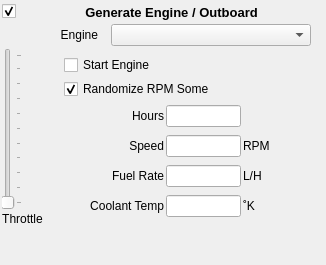
<?xml version="1.0" encoding="UTF-8"?>
<!-- Copyright (C) 2024-2026 RF StateSide LLC; SPDX-License-Identifier: AGPL-3.0-or-later -->
<ui version="4.0">
 <class>GeneratorEngine</class>
 <widget class="QWidget" name="GeneratorEngine">
  <property name="geometry">
   <rect>
    <x>0</x>
    <y>0</y>
    <width>326</width>
    <height>265</height>
   </rect>
  </property>
  <property name="focusPolicy">
   <enum>Qt::FocusPolicy::StrongFocus</enum>
  </property>
  <property name="windowTitle">
   <string>Form</string>
  </property>
  <layout class="QVBoxLayout" name="verticalLayout_3">
   <property name="spacing">
    <number>2</number>
   </property>
   <property name="leftMargin">
    <number>2</number>
   </property>
   <property name="topMargin">
    <number>2</number>
   </property>
   <property name="rightMargin">
    <number>2</number>
   </property>
   <property name="bottomMargin">
    <number>2</number>
   </property>
   <item>
    <layout class="QHBoxLayout" name="horizontalLayout_4">
     <item>
      <widget class="QCheckBox" name="checkBoxEnabled">
       <property name="text">
        <string/>
       </property>
       <property name="checked">
        <bool>true</bool>
       </property>
      </widget>
     </item>
     <item>
      <spacer name="horizontalSpacer_8">
       <property name="orientation">
        <enum>Qt::Orientation::Horizontal</enum>
       </property>
       <property name="sizeHint" stdset="0">
        <size>
         <width>40</width>
         <height>20</height>
        </size>
       </property>
      </spacer>
     </item>
     <item>
      <widget class="QLabel" name="labelTitle">
       <property name="font">
        <font>
         <pointsize>10</pointsize>
         <bold>true</bold>
        </font>
       </property>
       <property name="text">
        <string>Generate Engine / Outboard</string>
       </property>
       <property name="alignment">
        <set>Qt::AlignmentFlag::AlignCenter</set>
       </property>
      </widget>
     </item>
     <item>
      <spacer name="horizontalSpacer_7">
       <property name="orientation">
        <enum>Qt::Orientation::Horizontal</enum>
       </property>
       <property name="sizeHint" stdset="0">
        <size>
         <width>40</width>
         <height>20</height>
        </size>
       </property>
      </spacer>
     </item>
    </layout>
   </item>
   <item>
    <layout class="QHBoxLayout" name="horizontalLayout">
     <item>
      <widget class="QLabel" name="labelVesselEngine">
       <property name="minimumSize">
        <size>
         <width>85</width>
         <height>0</height>
        </size>
       </property>
       <property name="maximumSize">
        <size>
         <width>85</width>
         <height>16777215</height>
        </size>
       </property>
       <property name="text">
        <string>Engine</string>
       </property>
       <property name="alignment">
        <set>Qt::AlignmentFlag::AlignRight|Qt::AlignmentFlag::AlignTrailing|Qt::AlignmentFlag::AlignVCenter</set>
       </property>
      </widget>
     </item>
     <item>
      <widget class="QComboBox" name="comboBoxVesselEngine">
       <property name="minimumSize">
        <size>
         <width>200</width>
         <height>0</height>
        </size>
       </property>
       <property name="maximumSize">
        <size>
         <width>200</width>
         <height>16777215</height>
        </size>
       </property>
      </widget>
     </item>
    </layout>
   </item>
   <item>
    <layout class="QHBoxLayout" name="horizontalLayout_7">
     <item>
      <layout class="QVBoxLayout" name="verticalLayout_2">
       <item>
        <widget class="QSlider" name="verticalSliderThrottle">
         <property name="minimumSize">
          <size>
           <width>0</width>
           <height>0</height>
          </size>
         </property>
         <property name="maximumSize">
          <size>
           <width>16777215</width>
           <height>16777215</height>
          </size>
         </property>
         <property name="orientation">
          <enum>Qt::Orientation::Vertical</enum>
         </property>
         <property name="tickPosition">
          <enum>QSlider::TickPosition::TicksBelow</enum>
         </property>
         <property name="tickInterval">
          <number>10</number>
         </property>
        </widget>
       </item>
       <item>
        <widget class="QLabel" name="labelTrottle">
         <property name="text">
          <string>Throttle</string>
         </property>
         <property name="alignment">
          <set>Qt::AlignmentFlag::AlignCenter</set>
         </property>
        </widget>
       </item>
      </layout>
     </item>
     <item>
      <spacer name="horizontalSpacer_5">
       <property name="orientation">
        <enum>Qt::Orientation::Horizontal</enum>
       </property>
       <property name="sizeHint" stdset="0">
        <size>
         <width>40</width>
         <height>20</height>
        </size>
       </property>
      </spacer>
     </item>
     <item>
      <layout class="QVBoxLayout" name="verticalLayout">
       <property name="leftMargin">
        <number>6</number>
       </property>
       <property name="topMargin">
        <number>6</number>
       </property>
       <property name="rightMargin">
        <number>6</number>
       </property>
       <property name="bottomMargin">
        <number>6</number>
       </property>
       <item>
        <widget class="QCheckBox" name="checkBoxStartEngine">
         <property name="enabled">
          <bool>true</bool>
         </property>
         <property name="minimumSize">
          <size>
           <width>0</width>
           <height>22</height>
          </size>
         </property>
         <property name="text">
          <string>Start Engine</string>
         </property>
         <property name="checked">
          <bool>false</bool>
         </property>
        </widget>
       </item>
       <item>
        <widget class="QCheckBox" name="checkBoxEng1Rand">
         <property name="minimumSize">
          <size>
           <width>0</width>
           <height>22</height>
          </size>
         </property>
         <property name="toolTip">
          <string>&lt;html&gt;&lt;head/&gt;&lt;body&gt;&lt;p&gt;Randimize RPM some&lt;/p&gt;&lt;/body&gt;&lt;/html&gt;</string>
         </property>
         <property name="text">
          <string>Randomize RPM Some</string>
         </property>
         <property name="checked">
          <bool>true</bool>
         </property>
        </widget>
       </item>
       <item>
        <layout class="QHBoxLayout" name="horizontalLayout_2">
         <property name="topMargin">
          <number>3</number>
         </property>
         <property name="bottomMargin">
          <number>3</number>
         </property>
         <item>
          <widget class="QLabel" name="labelEngineHours">
           <property name="minimumSize">
            <size>
             <width>100</width>
             <height>22</height>
            </size>
           </property>
           <property name="maximumSize">
            <size>
             <width>100</width>
             <height>16777215</height>
            </size>
           </property>
           <property name="text">
            <string>Hours</string>
           </property>
           <property name="alignment">
            <set>Qt::AlignmentFlag::AlignRight|Qt::AlignmentFlag::AlignTrailing|Qt::AlignmentFlag::AlignVCenter</set>
           </property>
          </widget>
         </item>
         <item>
          <widget class="QLineEdit" name="lineEditEngineHours">
           <property name="minimumSize">
            <size>
             <width>75</width>
             <height>0</height>
            </size>
           </property>
           <property name="maximumSize">
            <size>
             <width>75</width>
             <height>16777215</height>
            </size>
           </property>
           <property name="readOnly">
            <bool>false</bool>
           </property>
          </widget>
         </item>
         <item>
          <spacer name="horizontalSpacer">
           <property name="orientation">
            <enum>Qt::Orientation::Horizontal</enum>
           </property>
           <property name="sizeHint" stdset="0">
            <size>
             <width>40</width>
             <height>20</height>
            </size>
           </property>
          </spacer>
         </item>
        </layout>
       </item>
       <item>
        <layout class="QHBoxLayout" name="horizontalLayout_3">
         <property name="topMargin">
          <number>3</number>
         </property>
         <property name="bottomMargin">
          <number>3</number>
         </property>
         <item>
          <widget class="QLabel" name="labelEngineSpeed">
           <property name="minimumSize">
            <size>
             <width>100</width>
             <height>22</height>
            </size>
           </property>
           <property name="maximumSize">
            <size>
             <width>100</width>
             <height>16777215</height>
            </size>
           </property>
           <property name="text">
            <string>Speed</string>
           </property>
           <property name="alignment">
            <set>Qt::AlignmentFlag::AlignRight|Qt::AlignmentFlag::AlignTrailing|Qt::AlignmentFlag::AlignVCenter</set>
           </property>
          </widget>
         </item>
         <item>
          <widget class="QLineEdit" name="lineEditEngineSpeed">
           <property name="minimumSize">
            <size>
             <width>75</width>
             <height>0</height>
            </size>
           </property>
           <property name="maximumSize">
            <size>
             <width>75</width>
             <height>16777215</height>
            </size>
           </property>
           <property name="readOnly">
            <bool>true</bool>
           </property>
          </widget>
         </item>
         <item>
          <widget class="QLabel" name="labelUnitsEngineSpeed">
           <property name="minimumSize">
            <size>
             <width>50</width>
             <height>22</height>
            </size>
           </property>
           <property name="toolTip">
            <string>&lt;html&gt;&lt;head/&gt;&lt;body&gt;&lt;p&gt;Click to change units&lt;/p&gt;&lt;/body&gt;&lt;/html&gt;</string>
           </property>
           <property name="text">
            <string>RPM</string>
           </property>
          </widget>
         </item>
         <item>
          <spacer name="horizontalSpacer_2">
           <property name="orientation">
            <enum>Qt::Orientation::Horizontal</enum>
           </property>
           <property name="sizeHint" stdset="0">
            <size>
             <width>40</width>
             <height>20</height>
            </size>
           </property>
          </spacer>
         </item>
        </layout>
       </item>
       <item>
        <layout class="QHBoxLayout" name="horizontalLayout_5">
         <property name="topMargin">
          <number>3</number>
         </property>
         <property name="bottomMargin">
          <number>3</number>
         </property>
         <item>
          <widget class="QLabel" name="labelFuelRate">
           <property name="minimumSize">
            <size>
             <width>100</width>
             <height>22</height>
            </size>
           </property>
           <property name="maximumSize">
            <size>
             <width>100</width>
             <height>16777215</height>
            </size>
           </property>
           <property name="text">
            <string>Fuel Rate</string>
           </property>
           <property name="alignment">
            <set>Qt::AlignmentFlag::AlignRight|Qt::AlignmentFlag::AlignTrailing|Qt::AlignmentFlag::AlignVCenter</set>
           </property>
          </widget>
         </item>
         <item>
          <widget class="QLineEdit" name="lineEditFuelRate">
           <property name="minimumSize">
            <size>
             <width>75</width>
             <height>22</height>
            </size>
           </property>
           <property name="maximumSize">
            <size>
             <width>75</width>
             <height>16777215</height>
            </size>
           </property>
           <property name="readOnly">
            <bool>true</bool>
           </property>
          </widget>
         </item>
         <item>
          <widget class="QLabel" name="labelUnitsFuelRate">
           <property name="minimumSize">
            <size>
             <width>50</width>
             <height>22</height>
            </size>
           </property>
           <property name="toolTip">
            <string>&lt;html&gt;&lt;head/&gt;&lt;body&gt;&lt;p&gt;Click to change units&lt;/p&gt;&lt;/body&gt;&lt;/html&gt;</string>
           </property>
           <property name="text">
            <string>L/H</string>
           </property>
          </widget>
         </item>
         <item>
          <spacer name="horizontalSpacer_3">
           <property name="orientation">
            <enum>Qt::Orientation::Horizontal</enum>
           </property>
           <property name="sizeHint" stdset="0">
            <size>
             <width>40</width>
             <height>20</height>
            </size>
           </property>
          </spacer>
         </item>
        </layout>
       </item>
       <item>
        <layout class="QHBoxLayout" name="horizontalLayout_6">
         <property name="topMargin">
          <number>3</number>
         </property>
         <property name="bottomMargin">
          <number>3</number>
         </property>
         <item>
          <widget class="QLabel" name="labelEngineCoolantTemp">
           <property name="minimumSize">
            <size>
             <width>100</width>
             <height>22</height>
            </size>
           </property>
           <property name="maximumSize">
            <size>
             <width>100</width>
             <height>16777215</height>
            </size>
           </property>
           <property name="text">
            <string>Coolant Temp</string>
           </property>
           <property name="alignment">
            <set>Qt::AlignmentFlag::AlignRight|Qt::AlignmentFlag::AlignTrailing|Qt::AlignmentFlag::AlignVCenter</set>
           </property>
          </widget>
         </item>
         <item>
          <widget class="QLineEdit" name="lineEditCoolantTemp">
           <property name="minimumSize">
            <size>
             <width>75</width>
             <height>22</height>
            </size>
           </property>
           <property name="maximumSize">
            <size>
             <width>75</width>
             <height>16777215</height>
            </size>
           </property>
           <property name="readOnly">
            <bool>true</bool>
           </property>
          </widget>
         </item>
         <item>
          <widget class="QLabel" name="labelUnitsEngineCoolantTemp">
           <property name="minimumSize">
            <size>
             <width>50</width>
             <height>22</height>
            </size>
           </property>
           <property name="toolTip">
            <string>&lt;html&gt;&lt;head/&gt;&lt;body&gt;&lt;p&gt;Click to change units&lt;/p&gt;&lt;/body&gt;&lt;/html&gt;</string>
           </property>
           <property name="text">
            <string>˚K</string>
           </property>
          </widget>
         </item>
         <item>
          <spacer name="horizontalSpacer_4">
           <property name="orientation">
            <enum>Qt::Orientation::Horizontal</enum>
           </property>
           <property name="sizeHint" stdset="0">
            <size>
             <width>40</width>
             <height>20</height>
            </size>
           </property>
          </spacer>
         </item>
        </layout>
       </item>
      </layout>
     </item>
     <item>
      <spacer name="horizontalSpacer_6">
       <property name="orientation">
        <enum>Qt::Orientation::Horizontal</enum>
       </property>
       <property name="sizeHint" stdset="0">
        <size>
         <width>40</width>
         <height>20</height>
        </size>
       </property>
      </spacer>
     </item>
    </layout>
   </item>
   <item>
    <spacer name="verticalSpacer">
     <property name="orientation">
      <enum>Qt::Orientation::Vertical</enum>
     </property>
     <property name="sizeHint" stdset="0">
      <size>
       <width>20</width>
       <height>6</height>
      </size>
     </property>
    </spacer>
   </item>
  </layout>
 </widget>
 <resources/>
 <connections/>
</ui>
